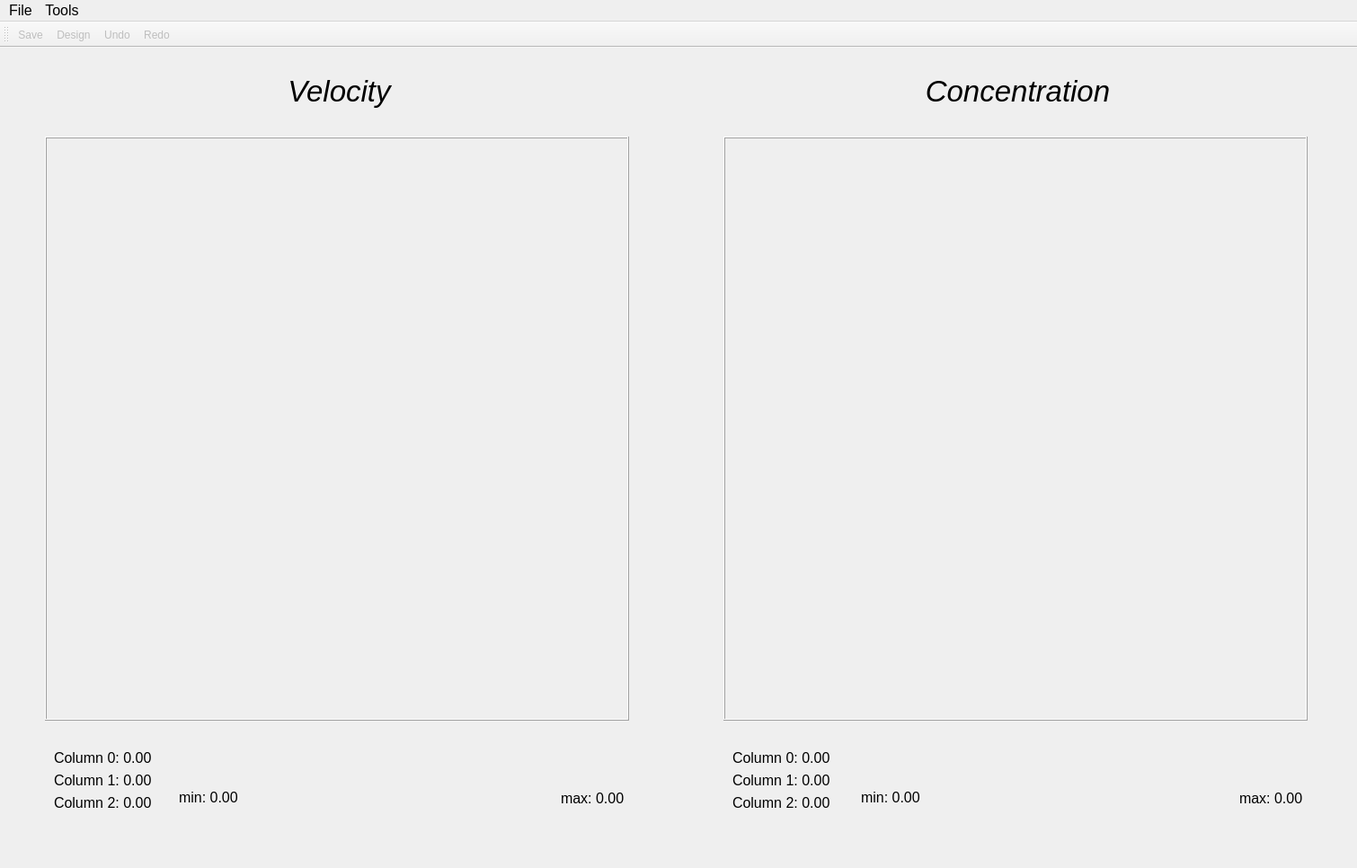
<?xml version="1.0" encoding="UTF-8"?>
<ui version="4.0">
 <class>MainWindow</class>
 <widget class="QMainWindow" name="MainWindow">
  <property name="geometry">
   <rect>
    <x>0</x>
    <y>0</y>
    <width>1510</width>
    <height>966</height>
   </rect>
  </property>
  <property name="sizePolicy">
   <sizepolicy hsizetype="Fixed" vsizetype="Fixed">
    <horstretch>0</horstretch>
    <verstretch>0</verstretch>
   </sizepolicy>
  </property>
  <property name="font">
   <font>
    <pointsize>12</pointsize>
   </font>
  </property>
  <property name="windowTitle">
   <string>microfluidics</string>
  </property>
  <widget class="QWidget" name="centralWidget">
   <widget class="QWidget" name="widget" native="true">
    <property name="geometry">
     <rect>
      <x>0</x>
      <y>0</y>
      <width>1510</width>
      <height>900</height>
     </rect>
    </property>
    <layout class="QHBoxLayout" name="horizontalLayout_6">
     <property name="spacing">
      <number>100</number>
     </property>
     <property name="leftMargin">
      <number>50</number>
     </property>
     <property name="topMargin">
      <number>30</number>
     </property>
     <property name="rightMargin">
      <number>50</number>
     </property>
     <property name="bottomMargin">
      <number>50</number>
     </property>
     <item>
      <layout class="QVBoxLayout" name="verticalLayout_2">
       <property name="spacing">
        <number>0</number>
       </property>
       <item>
        <widget class="QLabel" name="label_6">
         <property name="font">
          <font>
           <family>Arial</family>
           <pointsize>25</pointsize>
           <italic>true</italic>
          </font>
         </property>
         <property name="text">
          <string>Velocity</string>
         </property>
         <property name="alignment">
          <set>Qt::AlignCenter</set>
         </property>
        </widget>
       </item>
       <item>
        <spacer name="verticalSpacer_2">
         <property name="orientation">
          <enum>Qt::Vertical</enum>
         </property>
         <property name="sizeHint" stdset="0">
          <size>
           <width>20</width>
           <height>40</height>
          </size>
         </property>
        </spacer>
       </item>
       <item>
        <widget class="QFrame" name="frame_2">
         <property name="sizePolicy">
          <sizepolicy hsizetype="Preferred" vsizetype="Preferred">
           <horstretch>0</horstretch>
           <verstretch>0</verstretch>
          </sizepolicy>
         </property>
         <property name="minimumSize">
          <size>
           <width>650</width>
           <height>650</height>
          </size>
         </property>
         <property name="maximumSize">
          <size>
           <width>650</width>
           <height>650</height>
          </size>
         </property>
         <property name="frameShape">
          <enum>QFrame::Box</enum>
         </property>
         <property name="frameShadow">
          <enum>QFrame::Raised</enum>
         </property>
         <widget class="ChipShower" name="chipVelocity" native="true">
          <property name="geometry">
           <rect>
            <x>350</x>
            <y>200</y>
            <width>120</width>
            <height>80</height>
           </rect>
          </property>
         </widget>
        </widget>
       </item>
       <item>
        <spacer name="verticalSpacer">
         <property name="orientation">
          <enum>Qt::Vertical</enum>
         </property>
         <property name="sizeHint" stdset="0">
          <size>
           <width>20</width>
           <height>40</height>
          </size>
         </property>
        </spacer>
       </item>
       <item>
        <layout class="QHBoxLayout" name="horizontalLayout_3">
         <property name="spacing">
          <number>30</number>
         </property>
         <property name="leftMargin">
          <number>10</number>
         </property>
         <property name="rightMargin">
          <number>10</number>
         </property>
         <property name="bottomMargin">
          <number>0</number>
         </property>
         <item>
          <layout class="QVBoxLayout" name="verticalLayout_5">
           <item>
            <widget class="QLabel" name="label_3">
             <property name="text">
              <string>Column 0: 0.00</string>
             </property>
            </widget>
           </item>
           <item>
            <widget class="QLabel" name="label_4">
             <property name="text">
              <string>Column 1: 0.00</string>
             </property>
            </widget>
           </item>
           <item>
            <widget class="QLabel" name="label_5">
             <property name="text">
              <string>Column 2: 0.00</string>
             </property>
            </widget>
           </item>
          </layout>
         </item>
         <item>
          <layout class="QVBoxLayout" name="verticalLayout">
           <property name="spacing">
            <number>10</number>
           </property>
           <property name="bottomMargin">
            <number>5</number>
           </property>
           <item>
            <widget class="ColorBar" name="widget">
             <property name="sizePolicy">
              <sizepolicy hsizetype="Preferred" vsizetype="Expanding">
               <horstretch>0</horstretch>
               <verstretch>0</verstretch>
              </sizepolicy>
             </property>
             <property name="frameShadow">
              <enum>QFrame::Sunken</enum>
             </property>
            </widget>
           </item>
           <item>
            <layout class="QHBoxLayout" name="horizontalLayout_2">
             <item>
              <widget class="QLabel" name="label0">
               <property name="sizePolicy">
                <sizepolicy hsizetype="Preferred" vsizetype="Fixed">
                 <horstretch>0</horstretch>
                 <verstretch>0</verstretch>
                </sizepolicy>
               </property>
               <property name="font">
                <font>
                 <pointsize>12</pointsize>
                </font>
               </property>
               <property name="text">
                <string>min: 0.00</string>
               </property>
              </widget>
             </item>
             <item>
              <spacer name="horizontalSpacer">
               <property name="orientation">
                <enum>Qt::Horizontal</enum>
               </property>
               <property name="sizeHint" stdset="0">
                <size>
                 <width>40</width>
                 <height>20</height>
                </size>
               </property>
              </spacer>
             </item>
             <item>
              <widget class="QLabel" name="label1">
               <property name="text">
                <string>max: 0.00</string>
               </property>
              </widget>
             </item>
            </layout>
           </item>
          </layout>
         </item>
        </layout>
       </item>
      </layout>
     </item>
     <item>
      <layout class="QVBoxLayout" name="verticalLayout_3">
       <property name="spacing">
        <number>0</number>
       </property>
       <item>
        <widget class="QLabel" name="label_7">
         <property name="font">
          <font>
           <family>Arial</family>
           <pointsize>25</pointsize>
           <italic>true</italic>
          </font>
         </property>
         <property name="text">
          <string>Concentration</string>
         </property>
         <property name="alignment">
          <set>Qt::AlignCenter</set>
         </property>
        </widget>
       </item>
       <item>
        <spacer name="verticalSpacer_3">
         <property name="orientation">
          <enum>Qt::Vertical</enum>
         </property>
         <property name="sizeHint" stdset="0">
          <size>
           <width>20</width>
           <height>40</height>
          </size>
         </property>
        </spacer>
       </item>
       <item>
        <widget class="QFrame" name="frame_3">
         <property name="sizePolicy">
          <sizepolicy hsizetype="Preferred" vsizetype="Preferred">
           <horstretch>0</horstretch>
           <verstretch>0</verstretch>
          </sizepolicy>
         </property>
         <property name="minimumSize">
          <size>
           <width>650</width>
           <height>650</height>
          </size>
         </property>
         <property name="maximumSize">
          <size>
           <width>650</width>
           <height>650</height>
          </size>
         </property>
         <property name="frameShape">
          <enum>QFrame::Box</enum>
         </property>
         <property name="frameShadow">
          <enum>QFrame::Raised</enum>
         </property>
         <widget class="ChipShower" name="chipConcentration" native="true">
          <property name="geometry">
           <rect>
            <x>150</x>
            <y>210</y>
            <width>120</width>
            <height>80</height>
           </rect>
          </property>
         </widget>
        </widget>
       </item>
       <item>
        <spacer name="verticalSpacer_4">
         <property name="orientation">
          <enum>Qt::Vertical</enum>
         </property>
         <property name="sizeHint" stdset="0">
          <size>
           <width>20</width>
           <height>40</height>
          </size>
         </property>
        </spacer>
       </item>
       <item>
        <layout class="QHBoxLayout" name="horizontalLayout_4">
         <property name="spacing">
          <number>30</number>
         </property>
         <property name="leftMargin">
          <number>10</number>
         </property>
         <property name="rightMargin">
          <number>10</number>
         </property>
         <property name="bottomMargin">
          <number>0</number>
         </property>
         <item>
          <layout class="QVBoxLayout" name="verticalLayout_6">
           <item>
            <widget class="QLabel" name="label_8">
             <property name="text">
              <string>Column 0: 0.00 </string>
             </property>
            </widget>
           </item>
           <item>
            <widget class="QLabel" name="label_9">
             <property name="text">
              <string>Column 1: 0.00</string>
             </property>
            </widget>
           </item>
           <item>
            <widget class="QLabel" name="label_10">
             <property name="text">
              <string>Column 2: 0.00</string>
             </property>
            </widget>
           </item>
          </layout>
         </item>
         <item>
          <layout class="QVBoxLayout" name="verticalLayout_4">
           <property name="spacing">
            <number>10</number>
           </property>
           <property name="bottomMargin">
            <number>5</number>
           </property>
           <item>
            <widget class="ColorBar" name="frame_4">
             <property name="sizePolicy">
              <sizepolicy hsizetype="Preferred" vsizetype="Expanding">
               <horstretch>0</horstretch>
               <verstretch>0</verstretch>
              </sizepolicy>
             </property>
             <property name="frameShadow">
              <enum>QFrame::Raised</enum>
             </property>
            </widget>
           </item>
           <item>
            <layout class="QHBoxLayout" name="horizontalLayout_5">
             <item>
              <widget class="QLabel" name="label2">
               <property name="sizePolicy">
                <sizepolicy hsizetype="Preferred" vsizetype="Fixed">
                 <horstretch>0</horstretch>
                 <verstretch>0</verstretch>
                </sizepolicy>
               </property>
               <property name="font">
                <font>
                 <pointsize>12</pointsize>
                </font>
               </property>
               <property name="text">
                <string>min: 0.00</string>
               </property>
              </widget>
             </item>
             <item>
              <spacer name="horizontalSpacer_2">
               <property name="orientation">
                <enum>Qt::Horizontal</enum>
               </property>
               <property name="sizeHint" stdset="0">
                <size>
                 <width>40</width>
                 <height>20</height>
                </size>
               </property>
              </spacer>
             </item>
             <item>
              <widget class="QLabel" name="label3">
               <property name="text">
                <string>max: 0.00</string>
               </property>
              </widget>
             </item>
            </layout>
           </item>
          </layout>
         </item>
        </layout>
       </item>
      </layout>
     </item>
    </layout>
   </widget>
  </widget>
  <widget class="QMenuBar" name="menuBar">
   <property name="geometry">
    <rect>
     <x>0</x>
     <y>0</y>
     <width>1510</width>
     <height>26</height>
    </rect>
   </property>
   <widget class="QMenu" name="menu">
    <property name="title">
     <string>File</string>
    </property>
    <widget class="QMenu" name="menu_2">
     <property name="title">
      <string>New</string>
     </property>
     <addaction name="emptyChipAction"/>
     <addaction name="randomChipAction"/>
     <addaction name="fullAction"/>
    </widget>
    <addaction name="menu_2"/>
    <addaction name="loadChipAction"/>
    <addaction name="exportChipAction"/>
   </widget>
   <widget class="QMenu" name="menuTools">
    <property name="title">
     <string>Tools</string>
    </property>
    <addaction name="undoAction"/>
    <addaction name="redoAction"/>
    <addaction name="designChipAction"/>
   </widget>
   <addaction name="menu"/>
   <addaction name="menuTools"/>
  </widget>
  <widget class="QToolBar" name="mainToolBar">
   <property name="font">
    <font>
     <pointsize>9</pointsize>
    </font>
   </property>
   <property name="toolButtonStyle">
    <enum>Qt::ToolButtonTextBesideIcon</enum>
   </property>
   <attribute name="toolBarArea">
    <enum>TopToolBarArea</enum>
   </attribute>
   <attribute name="toolBarBreak">
    <bool>false</bool>
   </attribute>
   <addaction name="exportChipAction"/>
   <addaction name="designChipAction"/>
   <addaction name="undoAction"/>
   <addaction name="redoAction"/>
  </widget>
  <action name="emptyChipAction">
   <property name="icon">
    <iconset resource="icon.qrc">
     <normaloff>:/icon/img/file.png</normaloff>:/icon/img/file.png</iconset>
   </property>
   <property name="text">
    <string>Empty chip</string>
   </property>
   <property name="shortcut">
    <string>Alt+Shift+N</string>
   </property>
  </action>
  <action name="randomChipAction">
   <property name="icon">
    <iconset resource="icon.qrc">
     <normaloff>:/icon/img/file.png</normaloff>:/icon/img/file.png</iconset>
   </property>
   <property name="text">
    <string>Random chip</string>
   </property>
   <property name="shortcut">
    <string>Ctrl+Shift+N</string>
   </property>
  </action>
  <action name="loadChipAction">
   <property name="icon">
    <iconset resource="icon.qrc">
     <normaloff>:/icon/img/open.png</normaloff>:/icon/img/open.png</iconset>
   </property>
   <property name="text">
    <string>Open</string>
   </property>
   <property name="shortcut">
    <string>Ctrl+Alt+N</string>
   </property>
  </action>
  <action name="exportChipAction">
   <property name="enabled">
    <bool>false</bool>
   </property>
   <property name="icon">
    <iconset resource="icon.qrc">
     <normaloff>:/icon/img/save.png</normaloff>:/icon/img/save.png</iconset>
   </property>
   <property name="text">
    <string>Save</string>
   </property>
   <property name="shortcut">
    <string>Ctrl+S</string>
   </property>
  </action>
  <action name="designChipAction">
   <property name="enabled">
    <bool>false</bool>
   </property>
   <property name="icon">
    <iconset resource="icon.qrc">
     <normaloff>:/icon/img/run.png</normaloff>:/icon/img/run.png</iconset>
   </property>
   <property name="text">
    <string>Design</string>
   </property>
   <property name="toolTip">
    <string>Auto design</string>
   </property>
   <property name="shortcut">
    <string>Ctrl+D</string>
   </property>
  </action>
  <action name="undoAction">
   <property name="enabled">
    <bool>false</bool>
   </property>
   <property name="icon">
    <iconset resource="icon.qrc">
     <normaloff>:/icon/img/undo.png</normaloff>:/icon/img/undo.png</iconset>
   </property>
   <property name="text">
    <string>Undo</string>
   </property>
   <property name="shortcut">
    <string>Ctrl+Z</string>
   </property>
  </action>
  <action name="redoAction">
   <property name="enabled">
    <bool>false</bool>
   </property>
   <property name="icon">
    <iconset resource="icon.qrc">
     <normaloff>:/icon/img/redo.png</normaloff>:/icon/img/redo.png</iconset>
   </property>
   <property name="text">
    <string>Redo</string>
   </property>
   <property name="shortcut">
    <string>Ctrl+Shift+Z</string>
   </property>
  </action>
  <action name="fullAction">
   <property name="icon">
    <iconset resource="icon.qrc">
     <normaloff>:/icon/img/file.png</normaloff>:/icon/img/file.png</iconset>
   </property>
   <property name="text">
    <string>Full chip</string>
   </property>
   <property name="shortcut">
    <string>Ctrl+N</string>
   </property>
  </action>
 </widget>
 <layoutdefault spacing="6" margin="11"/>
 <customwidgets>
  <customwidget>
   <class>ChipShower</class>
   <extends>QWidget</extends>
   <header>chipshower.h</header>
   <container>1</container>
  </customwidget>
  <customwidget>
   <class>ColorBar</class>
   <extends>QFrame</extends>
   <header>colorbar.h</header>
   <container>1</container>
  </customwidget>
 </customwidgets>
 <resources>
  <include location="icon.qrc"/>
 </resources>
 <connections/>
</ui>
